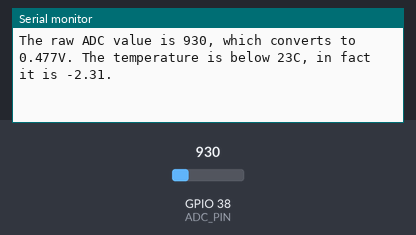
Recording of a sketch running on a simulated ESP32. Parts: the last lines printed to the serial monitor. The inputs (shaded band) are chosen by the test bench; at power-on: GPIO 38 (ADC_PIN) = 930 (analog values on the 0–4095 scale).

Above: at 1.9 s.
2.0 s: GPIO 38 (ADC_PIN) set to 1004
At 3.0 s:
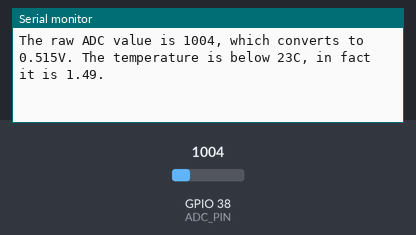
3.5 s: GPIO 38 (ADC_PIN) set to 1069
At 5.1 s:
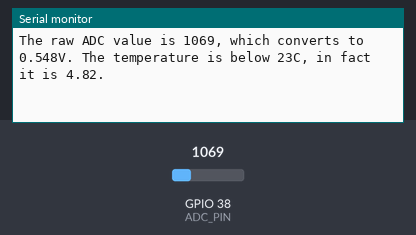
Timing chart, 0 to 6.6 s (numbered marks = the images above; inputs shaded):
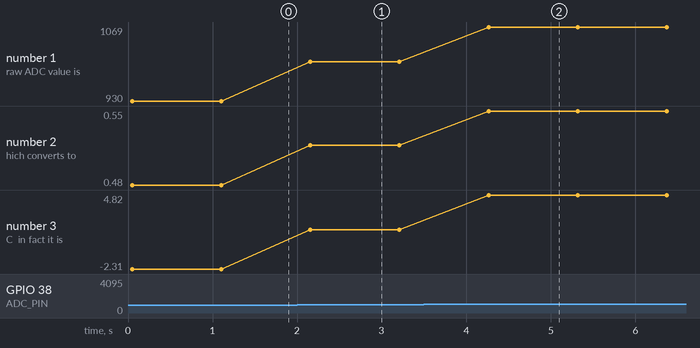

The sketch:

Lab1_Analog_temp.ino
```cpp
// Define the ADC pin
const int ADC_PIN = A2;

// Set the reference voltage
const float V_REF = 2.1;

void setup() {
  // put your setup code here, to run once:
  Serial.begin(115200);
  analogReadResolution(12);
}

void loop() {
  // put your main code here, to run repeatedly:
  analogSetPinAttenuation(ADC_PIN, ADC_6db);
  delay(50);
  int ADCvalue = analogRead(ADC_PIN);

  // Convert ADC values input into voltage
  float voltage = (ADCvalue/4095.0) * V_REF;
  // Convert voltage into temperature based on TMP36 output charactersistics. The offset of 0.5V is subtracted off.
  float temperature = (voltage - 0.5) * 100;

  // Compare with 23C reference temperature
  String tempref;
  if (temperature > 23.0) {
    tempref = "above";
  } else if (temperature < 23.0) {
    tempref = "below";
  } else {
    tempref = "exactly";
  }

  // Print the data collected and calculated through serial output
  Serial.print("The raw ADC value is ");
  Serial.print(ADCvalue);
  Serial.print(", which converts to ");
  Serial.print(voltage, 3);
  Serial.print("V. The temperature is ");
  Serial.print(tempref);
  Serial.print(" 23C, in fact it is ");
  Serial.print(temperature, 2);
  Serial.println(".");

  delay(1000);
}
```

Measured:
- after the input at 2.0 s, the serial monitor: prints a new line after 0.16 s (image 1)
- after the input at 3.5 s, the serial monitor: prints a new line after 0.76 s (image 2)
- plotted number 1: 930 → 1004 after the input at 2.0 s, 1004 → 1069 after the input at 3.5 s
- plotted number 2: 0.48 → 0.52 after the input at 2.0 s, 0.52 → 0.55 after the input at 3.5 s
- plotted number 3: -2.31 → 1.49 after the input at 2.0 s, 1.49 → 4.82 after the input at 3.5 s
